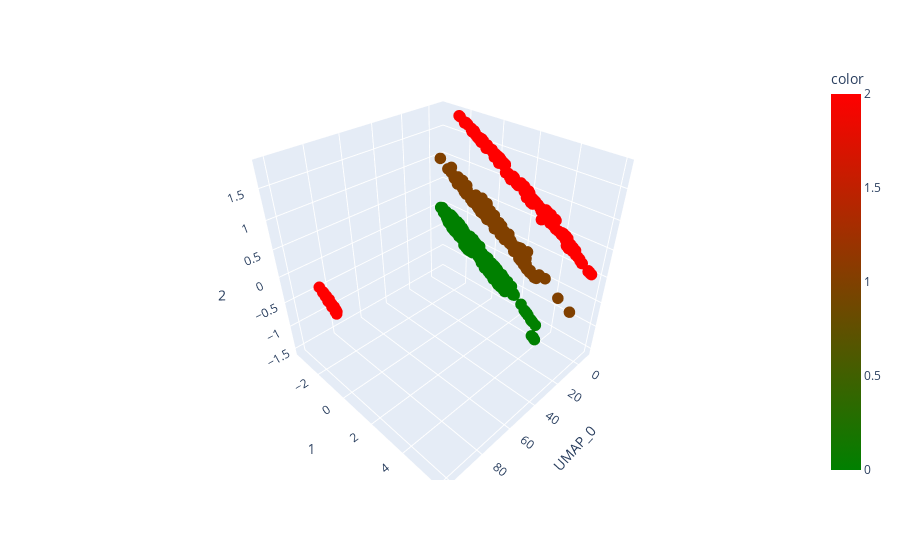

Notebook cell for this chart:
### Code cell
from IPython.display import SVG
import plotly.express as px

df = scaffold_df
X = scaffold_df[['UMAP_0', 'UMAP_1', 'Cluster']]

pca = PCA(n_components=3)
components = pca.fit_transform(X)

total_var = pca.explained_variance_ratio_.sum() * 100

fig = px.scatter_3d(
    components, x=0, y=1, z=2, color=df['Cluster'],   
    color_continuous_scale=['green','red'], 
    labels={'0': 'UMAP_0'}
)

fig.update_traces(marker_size=4)
fig.show()

### Figure 1 — Plotly figure (JSON) as saved in the notebook; plotly's stock layout.template omitted (floating-point values rounded to 4 significant figures; data arrays with more than 128 entries replaced by an {"elided": "..."} marker saying what was removed)
{"data": [{"hovertemplate": "UMAP_0=%{x}<br>1=%{y}<br>2=%{z}<br>color=%{marker.color}<extra></extra>", "legendgroup": "", "marker": {"color": {"elided": "768 int values"}, "coloraxis": "coloraxis", "size": 4, "symbol": "circle"}, "mode": "markers", "name": "", "scene": "scene", "showlegend": false, "type": "scatter3d", "x": {"elided": "768 float values"}, "y": {"elided": "768 float values"}, "z": {"elided": "768 float values"}}], "layout": {"coloraxis": {"colorbar": {"title": {"text": "color"}}, "colorscale": [[0, "green"], [1, "red"]]}, "legend": {"tracegroupgap": 0}, "margin": {"t": 60}, "scene": {"domain": {"x": [0, 1], "y": [0, 1]}, "xaxis": {"title": {"text": "UMAP_0"}}, "yaxis": {"title": {"text": "1"}}, "zaxis": {"title": {"text": "2"}}}}}
